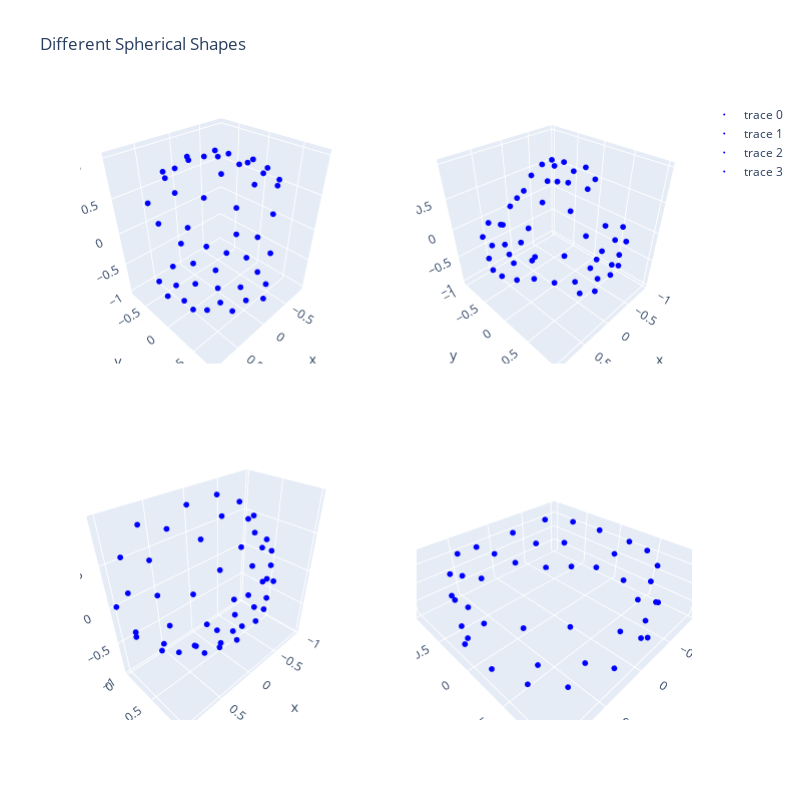

Notebook source saved alongside this figure:
### Code cell
import plotly.graph_objs as go
from plotly.subplots import make_subplots

# Create a 2x2 subplot
fig = make_subplots(rows=2, cols=2, specs=[[{'type': 'scatter3d'}, {'type': 'scatter3d'}],
                                           [{'type': 'scatter3d'}, {'type': 'scatter3d'}]])

# Subplot 1: Polar Caps
fig.add_trace(go.Scatter3d(x=x[polar_caps_output == 1], y=y[polar_caps_output == 1], z=z[polar_caps_output == 1], mode='markers', marker=dict(size=2, color='blue')), row=1, col=1)

# Subplot 2: Checkerboard
fig.add_trace(go.Scatter3d(x=x[checkerboard_output == 1], y=y[checkerboard_output == 1], z=z[checkerboard_output == 1], mode='markers', marker=dict(size=2, color='blue')), row=1, col=2)

# Subplot 3: Half-Sphere
fig.add_trace(go.Scatter3d(x=x[half_sphere_output == 1], y=y[half_sphere_output == 1], z=z[half_sphere_output == 1], mode='markers', marker=dict(size=2, color='blue')), row=2, col=1)

# Subplot 4: Band
fig.add_trace(go.Scatter3d(x=x[band_output == 1], y=y[band_output == 1], z=z[band_output == 1], mode='markers', marker=dict(size=2, color='blue')), row=2, col=2)

# Update layout for a better view
fig.update_layout(height=800, width=800, title_text="Different Spherical Shapes")
fig.show()
